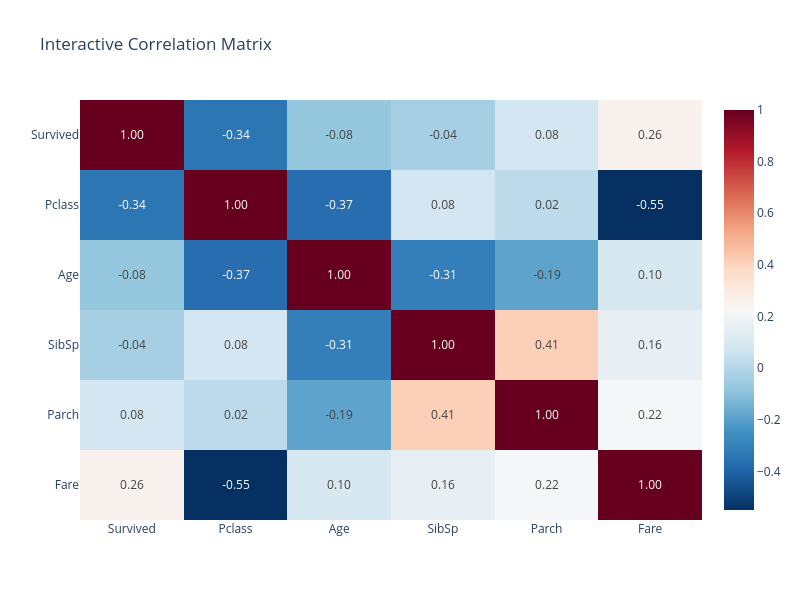

Write notebook code for a chart like this one.
### Code cell
# Creating an Interactive Heatmap

import plotly.express as px
fig = px.imshow(corr,
                text_auto='.2f',
                aspect='auto',
                color_continuous_scale='RdBu_r',
                title='Interactive Correlation Matrix')

fig.update_layout(width=800, height=600)
fig.show()

### Figure 1 — Plotly figure (JSON) as saved in the notebook; plotly's stock layout.template omitted (floating-point values rounded to 4 significant figures)
{"data": [{"coloraxis": "coloraxis", "hovertemplate": "x: %{x}<br>y: %{y}<br>color: %{z}<extra></extra>", "name": "0", "texttemplate": "%{z:.2f}", "type": "heatmap", "x": ["Survived", "Pclass", "Age", "SibSp", "Parch", "Fare"], "xaxis": "x", "y": ["Survived", "Pclass", "Age", "SibSp", "Parch", "Fare"], "yaxis": "y", "z": [[1, -0.3385, -0.0772, -0.0353, 0.0816, 0.2573], [-0.3385, 1, -0.3692, 0.0831, 0.0184, -0.5495], [-0.0772, -0.3692, 1, -0.3082, -0.1891, 0.0961], [-0.0353, 0.0831, -0.3082, 1, 0.4148, 0.1597], [0.0816, 0.0184, -0.1891, 0.4148, 1, 0.2162], [0.2573, -0.5495, 0.0961, 0.1597, 0.2162, 1]]}], "layout": {"coloraxis": {"colorscale": [[0, "rgb(5,48,97)"], [0.1, "rgb(33,102,172)"], [0.2, "rgb(67,147,195)"], [0.3, "rgb(146,197,222)"], [0.4, "rgb(209,229,240)"], [0.5, "rgb(247,247,247)"], [0.6, "rgb(253,219,199)"], [0.7, "rgb(244,165,130)"], [0.8, "rgb(214,96,77)"], [0.9, "rgb(178,24,43)"], [1, "rgb(103,0,31)"]]}, "height": 600, "title": {"text": "Interactive Correlation Matrix"}, "width": 800, "xaxis": {"anchor": "y", "domain": [0, 1]}, "yaxis": {"anchor": "x", "autorange": "reversed", "domain": [0, 1]}}}
